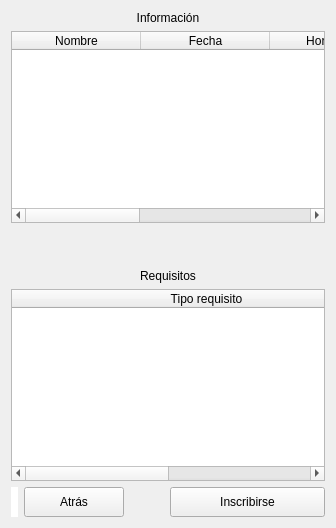
               <widget class="QWidget" name="pageInscripcion">
                <layout class="QVBoxLayout" name="verticalLayout_10" stretch="0,0,0,0,1,0">
                 <item>
                  <widget class="QLabel" name="titleInformacion">
                   <property name="text">
                    <string>Información</string>
                   </property>
                   <property name="alignment">
                    <set>Qt::AlignCenter</set>
                   </property>
                  </widget>
                 </item>
                 <item>
                  <widget class="QTableWidget" name="tableInformacion">
                   <property name="editTriggers">
                    <set>QAbstractItemView::NoEditTriggers</set>
                   </property>
                   <property name="alternatingRowColors">
                    <bool>false</bool>
                   </property>
                   <property name="selectionMode">
                    <enum>QAbstractItemView::SingleSelection</enum>
                   </property>
                   <property name="selectionBehavior">
                    <enum>QAbstractItemView::SelectRows</enum>
                   </property>
                   <property name="sortingEnabled">
                    <bool>true</bool>
                   </property>
                   <attribute name="horizontalHeaderCascadingSectionResizes">
                    <bool>false</bool>
                   </attribute>
                   <attribute name="horizontalHeaderDefaultSectionSize">
                    <number>129</number>
                   </attribute>
                   <attribute name="horizontalHeaderShowSortIndicator" stdset="0">
                    <bool>true</bool>
                   </attribute>
                   <attribute name="horizontalHeaderStretchLastSection">
                    <bool>true</bool>
                   </attribute>
                   <attribute name="verticalHeaderCascadingSectionResizes">
                    <bool>true</bool>
                   </attribute>
                   <column>
                    <property name="text">
                     <string>Nombre</string>
                    </property>
                   </column>
                   <column>
                    <property name="text">
                     <string>Fecha</string>
                    </property>
                   </column>
                   <column>
                    <property name="text">
                     <string>Hora inicio</string>
                    </property>
                   </column>
                   <column>
                    <property name="text">
                     <string>Hora final</string>
                    </property>
                   </column>
                   <column>
                    <property name="text">
                     <string>Lugar</string>
                    </property>
                   </column>
                  </widget>
                 </item>
                 <item>
                  <spacer name="verticalSpacer_5">
                   <property name="orientation">
                    <enum>Qt::Vertical</enum>
                   </property>
                   <property name="sizeHint" stdset="0">
                    <size>
                     <width>20</width>
                     <height>40</height>
                    </size>
                   </property>
                  </spacer>
                 </item>
                 <item>
                  <widget class="QLabel" name="titleRequisitos">
                   <property name="text">
                    <string>Requisitos</string>
                   </property>
                   <property name="alignment">
                    <set>Qt::AlignCenter</set>
                   </property>
                  </widget>
                 </item>
                 <item>
                  <widget class="QTableWidget" name="tableRequisitos">
                   <property name="editTriggers">
                    <set>QAbstractItemView::NoEditTriggers</set>
                   </property>
                   <property name="selectionMode">
                    <enum>QAbstractItemView::SingleSelection</enum>
                   </property>
                   <property name="selectionBehavior">
                    <enum>QAbstractItemView::SelectRows</enum>
                   </property>
                   <property name="sortingEnabled">
                    <bool>true</bool>
                   </property>
                   <attribute name="horizontalHeaderCascadingSectionResizes">
                    <bool>false</bool>
                   </attribute>
                   <attribute name="horizontalHeaderDefaultSectionSize">
                    <number>389</number>
                   </attribute>
                   <attribute name="horizontalHeaderShowSortIndicator" stdset="0">
                    <bool>true</bool>
                   </attribute>
                   <attribute name="horizontalHeaderStretchLastSection">
                    <bool>true</bool>
                   </attribute>
                   <attribute name="verticalHeaderCascadingSectionResizes">
                    <bool>true</bool>
                   </attribute>
                   <column>
                    <property name="text">
                     <string>Tipo requisito</string>
                    </property>
                   </column>
                   <column>
                    <property name="text">
                     <string>Descripción</string>
                    </property>
                   </column>
                  </widget>
                 </item>
                 <item>
                  <layout class="QHBoxLayout" name="horizontalLayout_12">
                   <item>
                    <widget class="QLabel" name="signalInscripcion">
                     <property name="styleSheet">
                      <string notr="true">background-color: rgb(255, 255, 255);</string>
                     </property>
                     <property name="text">
                      <string/>
                     </property>
                    </widget>
                   </item>
                   <item>
                    <widget class="QPushButton" name="pushDevolverInscripcion">
                     <property name="minimumSize">
                      <size>
                       <width>100</width>
                       <height>30</height>
                      </size>
                     </property>
                     <property name="text">
                      <string>Atrás</string>
                     </property>
                    </widget>
                   </item>
                   <item>
                    <spacer name="horizontalSpacer_8">
                     <property name="orientation">
                      <enum>Qt::Horizontal</enum>
                     </property>
                     <property name="sizeHint" stdset="0">
                      <size>
                       <width>40</width>
                       <height>20</height>
                      </size>
                     </property>
                    </spacer>
                   </item>
                   <item>
                    <widget class="QPushButton" name="pushInscribirse">
                     <property name="minimumSize">
                      <size>
                       <width>155</width>
                       <height>30</height>
                      </size>
                     </property>
                     <property name="text">
                      <string>Inscribirse</string>
                     </property>
                    </widget>
                   </item>
                  </layout>
                 </item>
                </layout>
               </widget>
